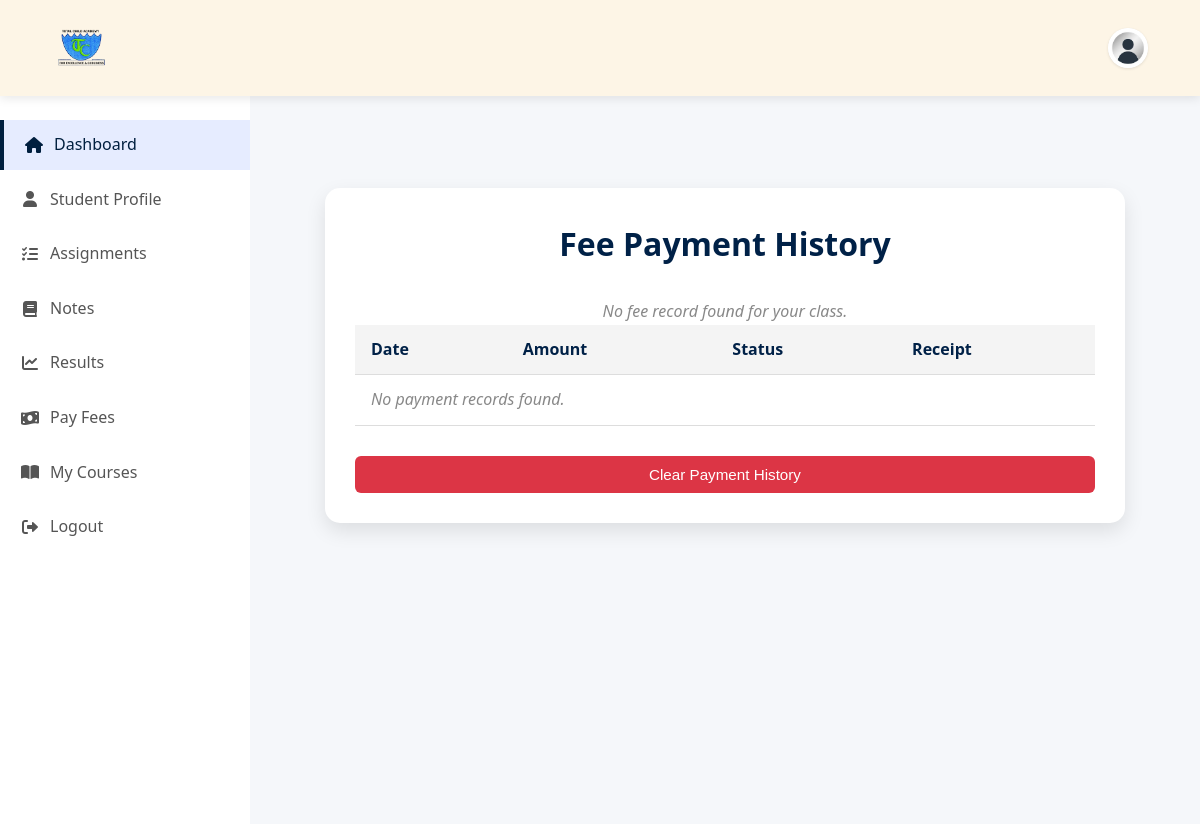
The page /payment/receipt/ (signed in) on the database as committed earlier.
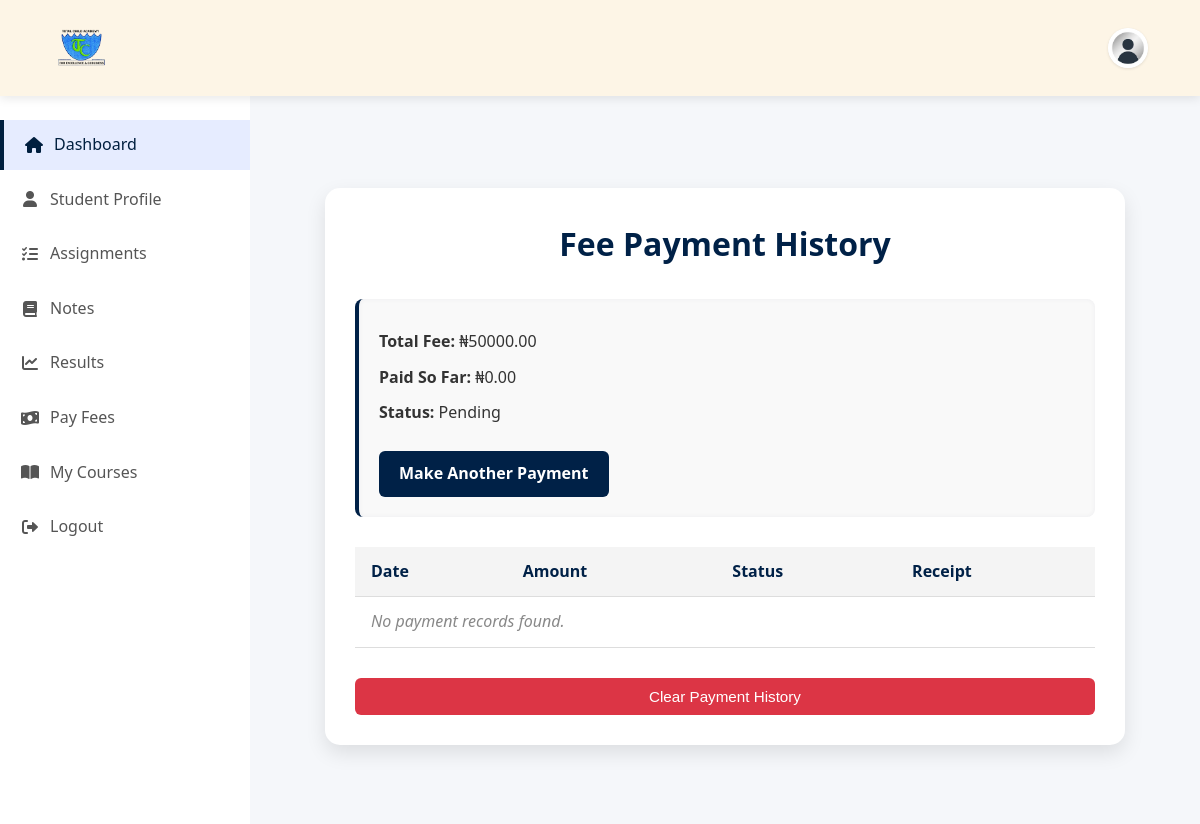
The same page on the database as committed later.
### core/models.py (models this page shows, shortened)
class StudentFee(models.Model):
    student = models.ForeignKey(settings.AUTH_USER_MODEL, on_delete=models.CASCADE)
    class_fee = models.ForeignKey(ClassFee,on_delete=models.CASCADE,  null=True)
    paid_amount = models.DecimalField(max_digits=10, decimal_places=2, default=0)
    status = models.CharField(
        max_length=20,
        choices=[
            ('pending', 'Pending'),
            ('partial', 'Partially Paid'),
            ('paid', 'Fully Paid')
        ],
        default='pending'
    )
    updated_at = models.DateTimeField(auto_now=True)

class ClassFee(models.Model):
    student_class = models.ForeignKey('StudentClass', on_delete=models.CASCADE)
    total_fee = models.DecimalField(max_digits=10, decimal_places=2)

### core/views.py (the view)
# urls.py: path('payment/receipt/', views.payment_receipt, name='payment_receipt'),
@login_required
def payment_receipt(request):
    payments = Payment.objects.filter(student=request.user).order_by('-paid_at')
    try:
        student_fee = StudentFee.objects.get(student=request.user)
    except StudentFee.DoesNotExist:
        student_fee = None
    return render(request, 'core/payment_receipt.html', {
        'payments': payments,
        'student_fee': student_fee
    })

### core/templates/core/payment_receipt.html (shortened to what this page needs)
{% extends "core/dashboard.html" %}
{% load static %}
{% block content %}
<div class="payment-receipt-container">
    <h2>Fee Payment History</h2>
    {% if student_fee %}
        <div class="fee-summary">
            <p><strong>Total Fee:</strong> ₦{{ student_fee.class_fee.total_fee }}</p>
            <p><strong>Paid So Far:</strong> ₦{{ student_fee.paid_amount }}</p>
            <p><strong>Status:</strong> {{ student_fee.get_status_display }}</p>
            {% if student_fee.status == 'paid' %}
                <div class="status-paid">✅ You have completed your payment.</div>
            {% else %}
                <a href="{% url 'pay_fees' %}" class="btn-make-payment">Make Another Payment</a>
            {% endif %}
        </div>
    {% else %}
        <p class="no-record">No fee record found for your class.</p>
    {% endif %}
    <table class="payment-table">
        <thead>
            <tr>
                <th>Date</th>
                <th>Amount</th>
                <th>Status</th>
                <th>Receipt</th>
            </tr>
        </thead>
        <tbody>
            {% for payment in payments %}
            <tr>
                <td>{{ payment.paid_at|date:"F j, Y H:i" }}</td>
                <td>₦{{ payment.amount }}</td>
                <td>{{ payment.status|title }}</td>
                <td>
                    {% if payment.receipt_url %}
                        <a href="{{ payment.receipt_url }}" target="_blank" class="btn-download">Download Receipt</a>
                    {% else %}
                        —
                    {% endif %}
                </td>
            </tr>
            {% empty %}
            <tr>
                <td colspan="4" class="no-data">No payment records found.</td>
            </tr>
            {% endfor %}
        </tbody>
    </table>
    <form action="{% url 'clear_payment_history' %}" method="post" class="clear-form">
        <button type="submit" class="btn-clear"
                onclick="return confirm('Are you sure you want to clear your payment history?');">
            Clear Payment History
        </button>
    </form>
</div>
{% endblock %}

Rows that differ between the two databases and show on the page:
added StudentFee: class_fee.total_fee "50000.00", paid_amount "0.00", status "Pending"
Other text that changed with them:
text no longer shown: "No fee record found for your class."
text now shown: "Total Fee: ₦ Paid So Far: ₦ Status: Make Another Payment"
